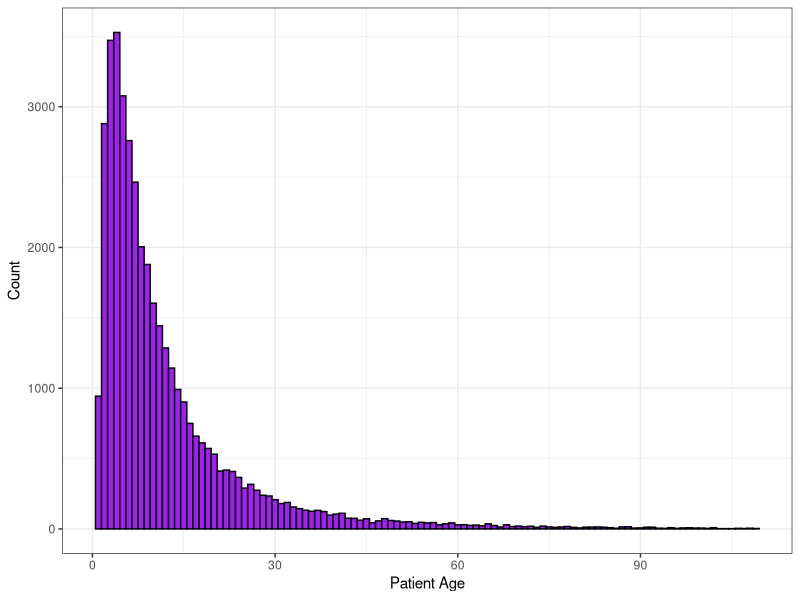
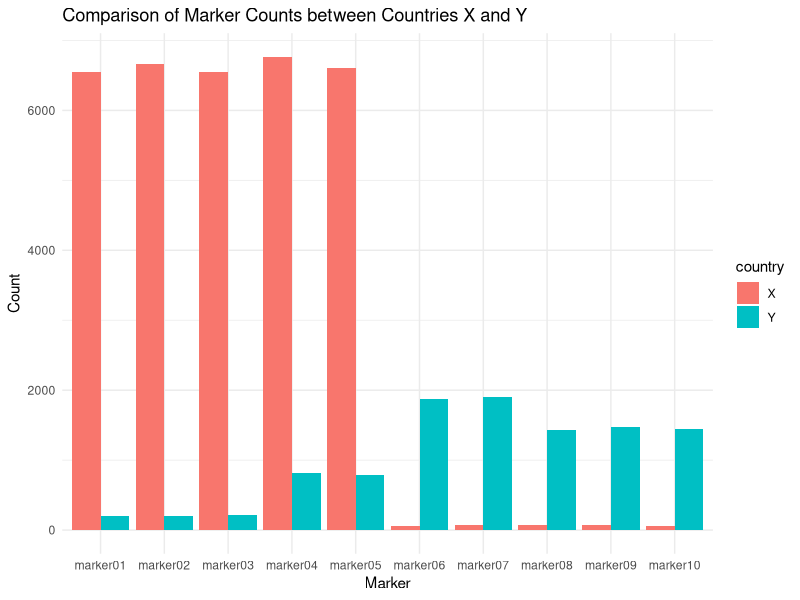

The R source for these figures, in order:
setwd("~/Desktop/shell-lesson-data/exercises/Biocomputing-Final-Project")

# read in data
allData<-read.csv("allData.csv", header=TRUE)

## step 1-find number of screens
# find number of screens
numberofScreens<-nrow(allData)

## step 2-find percent infected
# make a variable for infected total
infected = 0
# make a dataset with just marker colums
marker_columns <- allData[, 3:12]
# for each row in dataset
for(i in 1:nrow(marker_columns)){
  # find the rowSum
  rowsum <- rowSums(marker_columns[i, ])
  # if the rowsum is greater than 0, a marker is present
  if(rowsum > 0){
    # increase the infected count by one
    infected = infected + 1
  }else{
    # if the row sum is 0, there are no markers present
    # do not update infected total
    
    #### technically not needed but idk if we should keep this block
    infected = infected + 0
  }
}

# calculate the total infected per screen
percentInfected <- (infected/numberofScreens) * 100

## step 3- find percent male or female

# make empty variables
male = 0
female = 0

# iterate through each row
for(i in 1:nrow(allData)){
  # find the columns that are 'male'
  if(allData$gender[i] == "male"){
    male = male + 1
  # find the columns that are female  
  }else if(allData$gender[i] == "female"){
    female = female + 1
  }
}

# find male percentage
percentMale <- (male/numberofScreens) * 100
percentMale

# find female percentage
percentFemale <- (female/numberofScreens) * 100
percentFemale

## step 4- age distribution of patients

# make a dataframe with the ages of the patients
ageData<- data.frame(allData$age)
# add proper column name
names(ageData) <- 'Patient.Age'
ageData

# load in graphing tools
library(ggplot2)
# make a distribution graph
ageGraph <- ggplot(data=ageData, aes(x=Patient.Age)) +
  geom_histogram(binwidth = 1, fill="purple", color="black") +
  theme_bw() +
  xlab("Patient Age") +
  ylab("Count")
# display graph
ageGraph





## test for each country
#### overall question 1

# make an empty variable
infected_X <- 0

# make a country X dataset
country_X <- allData[allData$country == 'X', ]
# make a count for total screens in country X
count_X <- nrow(country_X)
# make a dataset with just the marker columns
marker_columns_X<- country_X[, 3:12]

# iterate through each row of the marker columns data
for(i in 1:nrow(marker_columns_X)){
  # calculate the total for each row
  rowsum <- rowSums(marker_columns_X[i, ])
  # if the rowsum is greater than 0, there is at least one marker present
  if(rowsum > 0){
    # update the count
    infected_X = infected_X+1
  }else{
    infected_X= infected_X+0
  }
}

# find percent infected for country Y
percentinfectedX <- (infected_X/count_X)*100
percentinfectedX

# repeat for country Y
infected_Y <- 0


country_Y <- allData[allData$country == 'Y', ]
count_Y <- nrow(country_Y)

marker_columns_Y <- country_Y[, 3:12]

for(i in 1:nrow(marker_columns_Y)){
  rowsum <- rowSums(marker_columns_Y[i, ])
  if(rowsum > 0){
    infected_Y = infected_Y+1
  }else{
    infected_Y= infected_Y+0
  }
}

# calculate percentage
percentinfectedY <- (infected_Y/count_Y)*100
percentinfectedY



#### final piece
#### question 2

sum_markers_X <- colSums(marker_columns_X)
sum_markers_X

sum_markers_Y <- colSums(marker_columns_Y)
sum_markers_Y


library(ggplot2)
library(reshape2)

# Convert the sum_markers_X and sum_markers_Y into data frames
df_X <- data.frame(marker = names(sum_markers_X), count = sum_markers_X, country = 'X')
df_Y <- data.frame(marker = names(sum_markers_Y), count = sum_markers_Y, country = 'Y')

# Combine the two data frames
combined_df <- rbind(df_X, df_Y)

# Reshape the data into a long format
long_df <- melt(combined_df, id.vars = c("marker", "country"))

# Plot the data
ggplot(long_df, aes(x = marker, y = value, fill = country)) +
  geom_bar(stat = "identity", position = position_dodge()) +
  xlab("Marker")+
  ylab("Count")+
  ggtitle("Comparison of Marker Counts between Countries X and Y") +
  theme_minimal()
